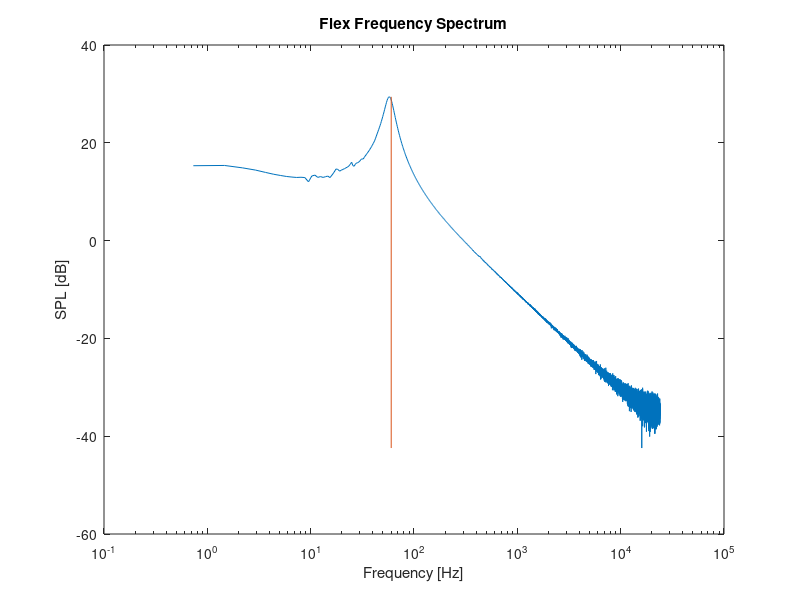

Here is the MATLAB script that generated this plot: (Note: this script raises an error after producing the figure.)
clc
clear

%Read in from file
fid = fopen('flex-averaged-2.txt','r');

data = textscan(fid, '%f %f %f','CommentStyle','*');
f = data{1};
dB = data{2};
fclose(fid);

%Solution data
ElmerFreqs = [
60.18
273.33
330.73
368.50
1002.51
1026.84
];

InPlane = [
58.78782522
368.4184329
1031.357572
];

%Plot
figure(1)
p1 = semilogx(f,dB);
xlabel('Frequency [Hz]')
ylabel('SPL [dB]')
title('Flex Frequency Spectrum')

for i = 1:length(ElmerFreqs)
   l1=  line([ElmerFreqs(i) ElmerFreqs(i)], [min(dB) max(dB)]);
   l1.Color = 'k';
   l1.LineWidth = 2;
   l1.LineStyle = '--';
end

for i = 1:length(InPlane)
   l2=  line([InPlane(i) InPlane(i)], [min(dB) max(dB)]);
   l2.Color = 'r';
   l2.LineWidth = 2;
   l2.LineStyle = '--';
end
legend([p1,l1,l2],{'Data','Elmer Solutions','Analytic Solutions'})
ylim([min(dB),max(dB)]);
xlim([min(f),max(f)]);

%fn vs n
figure(2)
plot(1:length(ElmerFreqs),ElmerFreqs,'--bo');
hold on
plot([1,4,5],InPlane,'*r','Linewidth',2);
xlabel('Mode Number n')
ylabel('Natural Frequency [Hz]')
title('Flex - Natural Frequencies')
xticks([1,2,3,4,5,6])
legend('Elmer Solutions','In-Plane Bending Analytic Solutions')